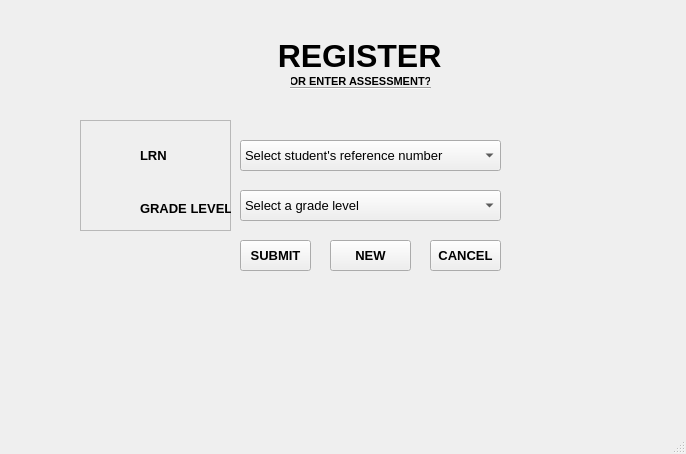
<?xml version="1.0" encoding="UTF-8"?>
<ui version="4.0">
 <class>Registration</class>
 <widget class="QMainWindow" name="Registration">
  <property name="geometry">
   <rect>
    <x>0</x>
    <y>0</y>
    <width>686</width>
    <height>454</height>
   </rect>
  </property>
  <property name="windowTitle">
   <string>MainWindow</string>
  </property>
  <widget class="QWidget" name="centralwidget">
   <widget class="QPushButton" name="pushButton">
    <property name="geometry">
     <rect>
      <x>240</x>
      <y>240</y>
      <width>71</width>
      <height>31</height>
     </rect>
    </property>
    <property name="font">
     <font>
      <family>Arial</family>
      <pointsize>10</pointsize>
      <weight>75</weight>
      <bold>true</bold>
     </font>
    </property>
    <property name="text">
     <string>SUBMIT</string>
    </property>
   </widget>
   <widget class="QFrame" name="frame">
    <property name="geometry">
     <rect>
      <x>80</x>
      <y>120</y>
      <width>151</width>
      <height>111</height>
     </rect>
    </property>
    <property name="frameShape">
     <enum>QFrame::StyledPanel</enum>
    </property>
    <property name="frameShadow">
     <enum>QFrame::Raised</enum>
    </property>
    <widget class="QLabel" name="label_3">
     <property name="geometry">
      <rect>
       <x>60</x>
       <y>20</y>
       <width>41</width>
       <height>31</height>
      </rect>
     </property>
     <property name="font">
      <font>
       <family>Arial</family>
       <pointsize>10</pointsize>
       <weight>75</weight>
       <bold>true</bold>
      </font>
     </property>
     <property name="text">
      <string>LRN</string>
     </property>
    </widget>
    <widget class="QLabel" name="label_4">
     <property name="geometry">
      <rect>
       <x>60</x>
       <y>80</y>
       <width>91</width>
       <height>16</height>
      </rect>
     </property>
     <property name="font">
      <font>
       <family>Arial</family>
       <pointsize>10</pointsize>
       <weight>75</weight>
       <bold>true</bold>
      </font>
     </property>
     <property name="text">
      <string>GRADE LEVEL</string>
     </property>
    </widget>
   </widget>
   <widget class="QLabel" name="label_5">
    <property name="geometry">
     <rect>
      <x>260</x>
      <y>20</y>
      <width>191</width>
      <height>71</height>
     </rect>
    </property>
    <property name="font">
     <font>
      <family>Arial</family>
      <pointsize>24</pointsize>
      <weight>75</weight>
      <bold>true</bold>
     </font>
    </property>
    <property name="text">
     <string>  REGISTER</string>
    </property>
    <property name="scaledContents">
     <bool>true</bool>
    </property>
    <property name="wordWrap">
     <bool>false</bool>
    </property>
   </widget>
   <widget class="QPushButton" name="pushButton_3">
    <property name="geometry">
     <rect>
      <x>290</x>
      <y>70</y>
      <width>141</width>
      <height>23</height>
     </rect>
    </property>
    <property name="palette">
     <palette>
      <active>
       <colorrole role="WindowText">
        <brush brushstyle="SolidPattern">
         <color alpha="255">
          <red>0</red>
          <green>0</green>
          <blue>0</blue>
         </color>
        </brush>
       </colorrole>
       <colorrole role="Button">
        <brush brushstyle="SolidPattern">
         <color alpha="255">
          <red>0</red>
          <green>0</green>
          <blue>255</blue>
         </color>
        </brush>
       </colorrole>
       <colorrole role="Light">
        <brush brushstyle="SolidPattern">
         <color alpha="255">
          <red>127</red>
          <green>127</green>
          <blue>255</blue>
         </color>
        </brush>
       </colorrole>
       <colorrole role="Midlight">
        <brush brushstyle="SolidPattern">
         <color alpha="255">
          <red>63</red>
          <green>63</green>
          <blue>255</blue>
         </color>
        </brush>
       </colorrole>
       <colorrole role="Dark">
        <brush brushstyle="SolidPattern">
         <color alpha="255">
          <red>0</red>
          <green>0</green>
          <blue>127</blue>
         </color>
        </brush>
       </colorrole>
       <colorrole role="Mid">
        <brush brushstyle="SolidPattern">
         <color alpha="255">
          <red>0</red>
          <green>0</green>
          <blue>170</blue>
         </color>
        </brush>
       </colorrole>
       <colorrole role="Text">
        <brush brushstyle="SolidPattern">
         <color alpha="255">
          <red>0</red>
          <green>0</green>
          <blue>0</blue>
         </color>
        </brush>
       </colorrole>
       <colorrole role="BrightText">
        <brush brushstyle="SolidPattern">
         <color alpha="255">
          <red>255</red>
          <green>255</green>
          <blue>255</blue>
         </color>
        </brush>
       </colorrole>
       <colorrole role="ButtonText">
        <brush brushstyle="SolidPattern">
         <color alpha="255">
          <red>0</red>
          <green>0</green>
          <blue>0</blue>
         </color>
        </brush>
       </colorrole>
       <colorrole role="Base">
        <brush brushstyle="SolidPattern">
         <color alpha="255">
          <red>255</red>
          <green>255</green>
          <blue>255</blue>
         </color>
        </brush>
       </colorrole>
       <colorrole role="Window">
        <brush brushstyle="SolidPattern">
         <color alpha="255">
          <red>0</red>
          <green>0</green>
          <blue>255</blue>
         </color>
        </brush>
       </colorrole>
       <colorrole role="Shadow">
        <brush brushstyle="SolidPattern">
         <color alpha="255">
          <red>0</red>
          <green>0</green>
          <blue>0</blue>
         </color>
        </brush>
       </colorrole>
       <colorrole role="AlternateBase">
        <brush brushstyle="SolidPattern">
         <color alpha="255">
          <red>127</red>
          <green>127</green>
          <blue>255</blue>
         </color>
        </brush>
       </colorrole>
       <colorrole role="ToolTipBase">
        <brush brushstyle="SolidPattern">
         <color alpha="255">
          <red>255</red>
          <green>255</green>
          <blue>220</blue>
         </color>
        </brush>
       </colorrole>
       <colorrole role="ToolTipText">
        <brush brushstyle="SolidPattern">
         <color alpha="255">
          <red>0</red>
          <green>0</green>
          <blue>0</blue>
         </color>
        </brush>
       </colorrole>
       <colorrole role="PlaceholderText">
        <brush brushstyle="SolidPattern">
         <color alpha="128">
          <red>0</red>
          <green>0</green>
          <blue>0</blue>
         </color>
        </brush>
       </colorrole>
      </active>
      <inactive>
       <colorrole role="WindowText">
        <brush brushstyle="SolidPattern">
         <color alpha="255">
          <red>0</red>
          <green>0</green>
          <blue>0</blue>
         </color>
        </brush>
       </colorrole>
       <colorrole role="Button">
        <brush brushstyle="SolidPattern">
         <color alpha="255">
          <red>0</red>
          <green>0</green>
          <blue>255</blue>
         </color>
        </brush>
       </colorrole>
       <colorrole role="Light">
        <brush brushstyle="SolidPattern">
         <color alpha="255">
          <red>127</red>
          <green>127</green>
          <blue>255</blue>
         </color>
        </brush>
       </colorrole>
       <colorrole role="Midlight">
        <brush brushstyle="SolidPattern">
         <color alpha="255">
          <red>63</red>
          <green>63</green>
          <blue>255</blue>
         </color>
        </brush>
       </colorrole>
       <colorrole role="Dark">
        <brush brushstyle="SolidPattern">
         <color alpha="255">
          <red>0</red>
          <green>0</green>
          <blue>127</blue>
         </color>
        </brush>
       </colorrole>
       <colorrole role="Mid">
        <brush brushstyle="SolidPattern">
         <color alpha="255">
          <red>0</red>
          <green>0</green>
          <blue>170</blue>
         </color>
        </brush>
       </colorrole>
       <colorrole role="Text">
        <brush brushstyle="SolidPattern">
         <color alpha="255">
          <red>0</red>
          <green>0</green>
          <blue>0</blue>
         </color>
        </brush>
       </colorrole>
       <colorrole role="BrightText">
        <brush brushstyle="SolidPattern">
         <color alpha="255">
          <red>255</red>
          <green>255</green>
          <blue>255</blue>
         </color>
        </brush>
       </colorrole>
       <colorrole role="ButtonText">
        <brush brushstyle="SolidPattern">
         <color alpha="255">
          <red>0</red>
          <green>0</green>
          <blue>0</blue>
         </color>
        </brush>
       </colorrole>
       <colorrole role="Base">
        <brush brushstyle="SolidPattern">
         <color alpha="255">
          <red>255</red>
          <green>255</green>
          <blue>255</blue>
         </color>
        </brush>
       </colorrole>
       <colorrole role="Window">
        <brush brushstyle="SolidPattern">
         <color alpha="255">
          <red>0</red>
          <green>0</green>
          <blue>255</blue>
         </color>
        </brush>
       </colorrole>
       <colorrole role="Shadow">
        <brush brushstyle="SolidPattern">
         <color alpha="255">
          <red>0</red>
          <green>0</green>
          <blue>0</blue>
         </color>
        </brush>
       </colorrole>
       <colorrole role="AlternateBase">
        <brush brushstyle="SolidPattern">
         <color alpha="255">
          <red>127</red>
          <green>127</green>
          <blue>255</blue>
         </color>
        </brush>
       </colorrole>
       <colorrole role="ToolTipBase">
        <brush brushstyle="SolidPattern">
         <color alpha="255">
          <red>255</red>
          <green>255</green>
          <blue>220</blue>
         </color>
        </brush>
       </colorrole>
       <colorrole role="ToolTipText">
        <brush brushstyle="SolidPattern">
         <color alpha="255">
          <red>0</red>
          <green>0</green>
          <blue>0</blue>
         </color>
        </brush>
       </colorrole>
       <colorrole role="PlaceholderText">
        <brush brushstyle="SolidPattern">
         <color alpha="128">
          <red>0</red>
          <green>0</green>
          <blue>0</blue>
         </color>
        </brush>
       </colorrole>
      </inactive>
      <disabled>
       <colorrole role="WindowText">
        <brush brushstyle="SolidPattern">
         <color alpha="255">
          <red>0</red>
          <green>0</green>
          <blue>127</blue>
         </color>
        </brush>
       </colorrole>
       <colorrole role="Button">
        <brush brushstyle="SolidPattern">
         <color alpha="255">
          <red>0</red>
          <green>0</green>
          <blue>255</blue>
         </color>
        </brush>
       </colorrole>
       <colorrole role="Light">
        <brush brushstyle="SolidPattern">
         <color alpha="255">
          <red>127</red>
          <green>127</green>
          <blue>255</blue>
         </color>
        </brush>
       </colorrole>
       <colorrole role="Midlight">
        <brush brushstyle="SolidPattern">
         <color alpha="255">
          <red>63</red>
          <green>63</green>
          <blue>255</blue>
         </color>
        </brush>
       </colorrole>
       <colorrole role="Dark">
        <brush brushstyle="SolidPattern">
         <color alpha="255">
          <red>0</red>
          <green>0</green>
          <blue>127</blue>
         </color>
        </brush>
       </colorrole>
       <colorrole role="Mid">
        <brush brushstyle="SolidPattern">
         <color alpha="255">
          <red>0</red>
          <green>0</green>
          <blue>170</blue>
         </color>
        </brush>
       </colorrole>
       <colorrole role="Text">
        <brush brushstyle="SolidPattern">
         <color alpha="255">
          <red>0</red>
          <green>0</green>
          <blue>127</blue>
         </color>
        </brush>
       </colorrole>
       <colorrole role="BrightText">
        <brush brushstyle="SolidPattern">
         <color alpha="255">
          <red>255</red>
          <green>255</green>
          <blue>255</blue>
         </color>
        </brush>
       </colorrole>
       <colorrole role="ButtonText">
        <brush brushstyle="SolidPattern">
         <color alpha="255">
          <red>0</red>
          <green>0</green>
          <blue>127</blue>
         </color>
        </brush>
       </colorrole>
       <colorrole role="Base">
        <brush brushstyle="SolidPattern">
         <color alpha="255">
          <red>0</red>
          <green>0</green>
          <blue>255</blue>
         </color>
        </brush>
       </colorrole>
       <colorrole role="Window">
        <brush brushstyle="SolidPattern">
         <color alpha="255">
          <red>0</red>
          <green>0</green>
          <blue>255</blue>
         </color>
        </brush>
       </colorrole>
       <colorrole role="Shadow">
        <brush brushstyle="SolidPattern">
         <color alpha="255">
          <red>0</red>
          <green>0</green>
          <blue>0</blue>
         </color>
        </brush>
       </colorrole>
       <colorrole role="AlternateBase">
        <brush brushstyle="SolidPattern">
         <color alpha="255">
          <red>0</red>
          <green>0</green>
          <blue>255</blue>
         </color>
        </brush>
       </colorrole>
       <colorrole role="ToolTipBase">
        <brush brushstyle="SolidPattern">
         <color alpha="255">
          <red>255</red>
          <green>255</green>
          <blue>220</blue>
         </color>
        </brush>
       </colorrole>
       <colorrole role="ToolTipText">
        <brush brushstyle="SolidPattern">
         <color alpha="255">
          <red>0</red>
          <green>0</green>
          <blue>0</blue>
         </color>
        </brush>
       </colorrole>
       <colorrole role="PlaceholderText">
        <brush brushstyle="SolidPattern">
         <color alpha="128">
          <red>0</red>
          <green>0</green>
          <blue>0</blue>
         </color>
        </brush>
       </colorrole>
      </disabled>
     </palette>
    </property>
    <property name="font">
     <font>
      <family>Arial</family>
      <pointsize>8</pointsize>
      <weight>75</weight>
      <bold>true</bold>
     </font>
    </property>
    <property name="text">
     <string>OR ENTER ASSESSMENT?</string>
    </property>
    <property name="flat">
     <bool>true</bool>
    </property>
   </widget>
   <widget class="Line" name="line">
    <property name="geometry">
     <rect>
      <x>290</x>
      <y>80</y>
      <width>141</width>
      <height>16</height>
     </rect>
    </property>
    <property name="orientation">
     <enum>Qt::Horizontal</enum>
    </property>
   </widget>
   <widget class="QComboBox" name="comboBox">
    <property name="geometry">
     <rect>
      <x>240</x>
      <y>190</y>
      <width>261</width>
      <height>31</height>
     </rect>
    </property>
    <property name="font">
     <font>
      <family>Arial</family>
      <pointsize>10</pointsize>
      <weight>50</weight>
      <bold>false</bold>
     </font>
    </property>
    <property name="editable">
     <bool>false</bool>
    </property>
    <item>
     <property name="text">
      <string>Select a grade level</string>
     </property>
    </item>
    <item>
     <property name="text">
      <string>7</string>
     </property>
    </item>
    <item>
     <property name="text">
      <string>8</string>
     </property>
    </item>
    <item>
     <property name="text">
      <string>9</string>
     </property>
    </item>
    <item>
     <property name="text">
      <string>10</string>
     </property>
    </item>
   </widget>
   <widget class="QPushButton" name="pushButton_4">
    <property name="geometry">
     <rect>
      <x>330</x>
      <y>240</y>
      <width>81</width>
      <height>31</height>
     </rect>
    </property>
    <property name="font">
     <font>
      <family>Arial</family>
      <pointsize>10</pointsize>
      <weight>75</weight>
      <bold>true</bold>
     </font>
    </property>
    <property name="text">
     <string>NEW</string>
    </property>
   </widget>
   <widget class="QPushButton" name="pushButton_5">
    <property name="geometry">
     <rect>
      <x>430</x>
      <y>240</y>
      <width>71</width>
      <height>31</height>
     </rect>
    </property>
    <property name="font">
     <font>
      <family>Arial</family>
      <pointsize>10</pointsize>
      <weight>75</weight>
      <bold>true</bold>
     </font>
    </property>
    <property name="text">
     <string>CANCEL</string>
    </property>
   </widget>
   <widget class="QComboBox" name="comboBox_2">
    <property name="geometry">
     <rect>
      <x>240</x>
      <y>140</y>
      <width>261</width>
      <height>31</height>
     </rect>
    </property>
    <property name="font">
     <font>
      <family>Arial</family>
      <pointsize>10</pointsize>
      <weight>50</weight>
      <bold>false</bold>
     </font>
    </property>
    <property name="editable">
     <bool>false</bool>
    </property>
    <item>
     <property name="text">
      <string>Select student's reference number</string>
     </property>
    </item>
   </widget>
  </widget>
  <widget class="QMenuBar" name="menubar">
   <property name="geometry">
    <rect>
     <x>0</x>
     <y>0</y>
     <width>686</width>
     <height>21</height>
    </rect>
   </property>
  </widget>
  <widget class="QStatusBar" name="statusbar"/>
 </widget>
 <resources/>
 <connections/>
</ui>
